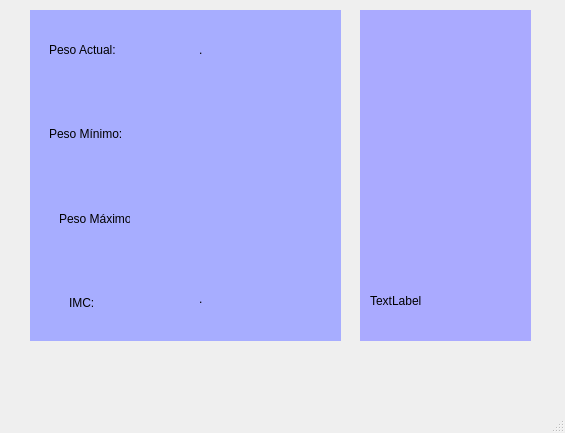
<?xml version="1.0" encoding="UTF-8"?>
<ui version="4.0">
 <class>Imc</class>
 <widget class="QMainWindow" name="Imc">
  <property name="geometry">
   <rect>
    <x>0</x>
    <y>0</y>
    <width>565</width>
    <height>433</height>
   </rect>
  </property>
  <property name="windowTitle">
   <string>RESULTADO</string>
  </property>
  <property name="windowIcon">
   <iconset resource="recursos.qrc">
    <normaloff>:/recuso/iconos/mas.png</normaloff>:/recuso/iconos/mas.png</iconset>
  </property>
  <widget class="QWidget" name="centralwidget">
   <widget class="QWidget" name="widget" native="true">
    <property name="geometry">
     <rect>
      <x>30</x>
      <y>10</y>
      <width>311</width>
      <height>331</height>
     </rect>
    </property>
    <property name="styleSheet">
     <string notr="true">background-color: rgb(167, 173, 255);</string>
    </property>
    <layout class="QVBoxLayout" name="verticalLayout">
     <item>
      <widget class="QWidget" name="widget_2" native="true">
       <layout class="QHBoxLayout" name="horizontalLayout">
        <item>
         <widget class="QWidget" name="widget_3" native="true">
          <widget class="QLabel" name="label">
           <property name="geometry">
            <rect>
             <x>10</x>
             <y>20</y>
             <width>101</width>
             <height>21</height>
            </rect>
           </property>
           <property name="styleSheet">
            <string notr="true">color: rgb(0, 0, 0);
font: 75 12pt &quot;Arial&quot;;</string>
           </property>
           <property name="text">
            <string>Peso Actual:</string>
           </property>
          </widget>
         </widget>
        </item>
        <item>
         <widget class="QWidget" name="widget_8" native="true">
          <widget class="QLabel" name="outPesoA">
           <property name="geometry">
            <rect>
             <x>10</x>
             <y>10</y>
             <width>91</width>
             <height>41</height>
            </rect>
           </property>
           <property name="text">
            <string>.</string>
           </property>
          </widget>
         </widget>
        </item>
       </layout>
      </widget>
     </item>
     <item>
      <widget class="QWidget" name="widget_4" native="true">
       <layout class="QHBoxLayout" name="horizontalLayout_2">
        <item>
         <widget class="QWidget" name="widget_6" native="true">
          <widget class="QLabel" name="label_2">
           <property name="geometry">
            <rect>
             <x>10</x>
             <y>20</y>
             <width>101</width>
             <height>21</height>
            </rect>
           </property>
           <property name="styleSheet">
            <string notr="true">color: rgb(0, 0, 0);
font: 75 12pt &quot;Arial&quot;;</string>
           </property>
           <property name="text">
            <string>Peso Mínimo: </string>
           </property>
          </widget>
         </widget>
        </item>
        <item>
         <widget class="QLabel" name="outPesoMin">
          <property name="text">
           <string/>
          </property>
         </widget>
        </item>
       </layout>
      </widget>
     </item>
     <item>
      <widget class="QWidget" name="widget_5" native="true">
       <layout class="QHBoxLayout" name="horizontalLayout_3">
        <item>
         <widget class="QWidget" name="widget_7" native="true">
          <widget class="QLabel" name="label_3">
           <property name="geometry">
            <rect>
             <x>20</x>
             <y>20</y>
             <width>71</width>
             <height>21</height>
            </rect>
           </property>
           <property name="styleSheet">
            <string notr="true">color: rgb(0, 0, 0);
font: 75 12pt &quot;Arial&quot;;</string>
           </property>
           <property name="text">
            <string>Peso Máximo:</string>
           </property>
          </widget>
         </widget>
        </item>
        <item>
         <widget class="QWidget" name="widget_9" native="true">
          <widget class="QLabel" name="outPesoMax">
           <property name="geometry">
            <rect>
             <x>0</x>
             <y>20</y>
             <width>121</width>
             <height>41</height>
            </rect>
           </property>
           <property name="text">
            <string/>
           </property>
          </widget>
         </widget>
        </item>
       </layout>
      </widget>
     </item>
     <item>
      <widget class="QWidget" name="widget_14" native="true">
       <layout class="QHBoxLayout" name="horizontalLayout_4">
        <item>
         <widget class="QWidget" name="widget_16" native="true">
          <widget class="QLabel" name="label_4">
           <property name="geometry">
            <rect>
             <x>30</x>
             <y>20</y>
             <width>51</width>
             <height>21</height>
            </rect>
           </property>
           <property name="styleSheet">
            <string notr="true">color: rgb(0, 0, 0);
font: 75 12pt &quot;Arial&quot;;</string>
           </property>
           <property name="text">
            <string>IMC:</string>
           </property>
          </widget>
         </widget>
        </item>
        <item>
         <widget class="QWidget" name="widget_17" native="true">
          <widget class="QLabel" name="outIMC">
           <property name="geometry">
            <rect>
             <x>10</x>
             <y>20</y>
             <width>47</width>
             <height>13</height>
            </rect>
           </property>
           <property name="text">
            <string>.</string>
           </property>
          </widget>
         </widget>
        </item>
       </layout>
      </widget>
     </item>
    </layout>
   </widget>
   <widget class="QWidget" name="widget_10" native="true">
    <property name="geometry">
     <rect>
      <x>360</x>
      <y>10</y>
      <width>171</width>
      <height>331</height>
     </rect>
    </property>
    <property name="styleSheet">
     <string notr="true">background-color: rgb(170, 170, 255);</string>
    </property>
    <layout class="QVBoxLayout" name="verticalLayout_2">
     <item>
      <widget class="QWidget" name="widget_11" native="true">
       <property name="styleSheet">
        <string notr="true">image: url(:/recuso/iconos/bascula.png);</string>
       </property>
      </widget>
     </item>
     <item>
      <widget class="QWidget" name="widget_12" native="true">
       <property name="styleSheet">
        <string notr="true">image: url(:/recuso/iconos/escala.png);</string>
       </property>
      </widget>
     </item>
     <item>
      <widget class="QWidget" name="widget_13" native="true">
       <property name="styleSheet">
        <string notr="true">image: url(:/recuso/iconos/levantamiento-de-pesas.png);</string>
       </property>
      </widget>
     </item>
     <item>
      <widget class="QWidget" name="widget_15" native="true">
       <widget class="QLabel" name="outSalud">
        <property name="geometry">
         <rect>
          <x>10</x>
          <y>30</y>
          <width>141</width>
          <height>16</height>
         </rect>
        </property>
        <property name="text">
         <string>TextLabel</string>
        </property>
       </widget>
      </widget>
     </item>
    </layout>
   </widget>
  </widget>
  <widget class="QMenuBar" name="menubar">
   <property name="geometry">
    <rect>
     <x>0</x>
     <y>0</y>
     <width>565</width>
     <height>20</height>
    </rect>
   </property>
  </widget>
  <widget class="QStatusBar" name="statusbar"/>
 </widget>
 <resources>
  <include location="recursos.qrc"/>
 </resources>
 <connections/>
</ui>
